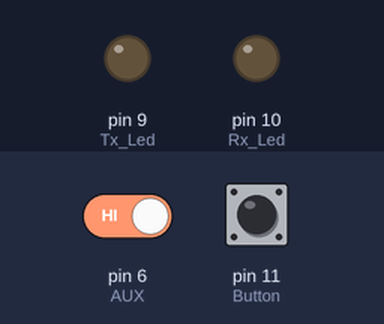
A sketch run on a simulated Arduino Uno, built with avr-gcc and run on an emulated ATmega328P. Shown: output pins drawn as LEDs (lit = HIGH). Inputs (shaded band) come from the test bench; at power-on: pin 6 (AUX) HIGH, pin 11 (Button) LOW.

Above: at 1.2 s.
1.3 s: pin 6 (AUX) driven LOW
At 2.4 s:
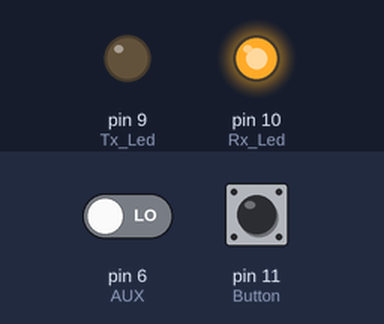
2.8 s: pin 6 (AUX) driven HIGH
At 3.6 s:
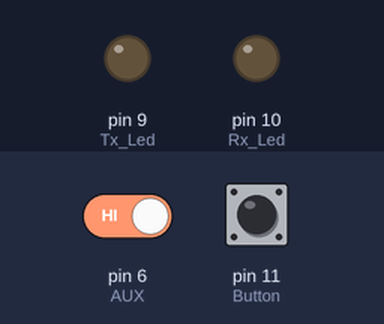
Timing chart, 0 to 5.8 s (numbered marks = the images above; inputs shaded):
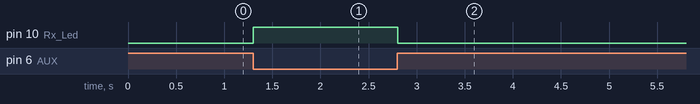

Measured:
- after the input at 1.3 s, pin 10 (Rx_Led): LOW → HIGH at once
- after the input at 2.8 s, pin 10 (Rx_Led): HIGH → LOW at once

The sketch:

LORA_25_7_2017.ino
```cpp
//Woon Jun Shen
//UM402 (433 MHz UART)

#include <SoftwareSerial.h>
#define Tx_Led 9
#define Rx_Led 10
#define Button 11
#define AUX 6

SoftwareSerial mySerial(2, 3); // (2-RX) <<-- Connect TX pin of LoRa  ......  (3-TX) <<-- Connect RX pin of LoRa
// gnd SET_A and SET_B for Normal Mode (Send and Receive)

String num = "3333";

void setup() {
  Serial.begin(9600);
  mySerial.begin(9600);
  pinMode (Tx_Led, OUTPUT);
  pinMode (Rx_Led, OUTPUT);
  pinMode (Button,INPUT);
  pinMode (AUX, INPUT);

}

void loop() {
  if (digitalRead (Button) == HIGH) {
    digitalWrite (Tx_Led, HIGH);
    mySerial.println(num);
    digitalWrite (Tx_Led, LOW);
    //delay (20);
  }

  if(mySerial.available() > 1){
    String input = mySerial.readString();
    Serial.println(input);
      if(Serial.readString()=="1"||"20"||"30"){
         mySerial.println("Bike 2: Receieved");
  }
  }


  if (digitalRead (AUX) == LOW) {
       digitalWrite (Rx_Led, HIGH);
     //  delay (100);
      }
  else if (digitalRead (AUX) == HIGH) {
       digitalWrite (Rx_Led, LOW);
  }
//  Serial.println(digitalRead(AUX));
  delay(20);
}
```
